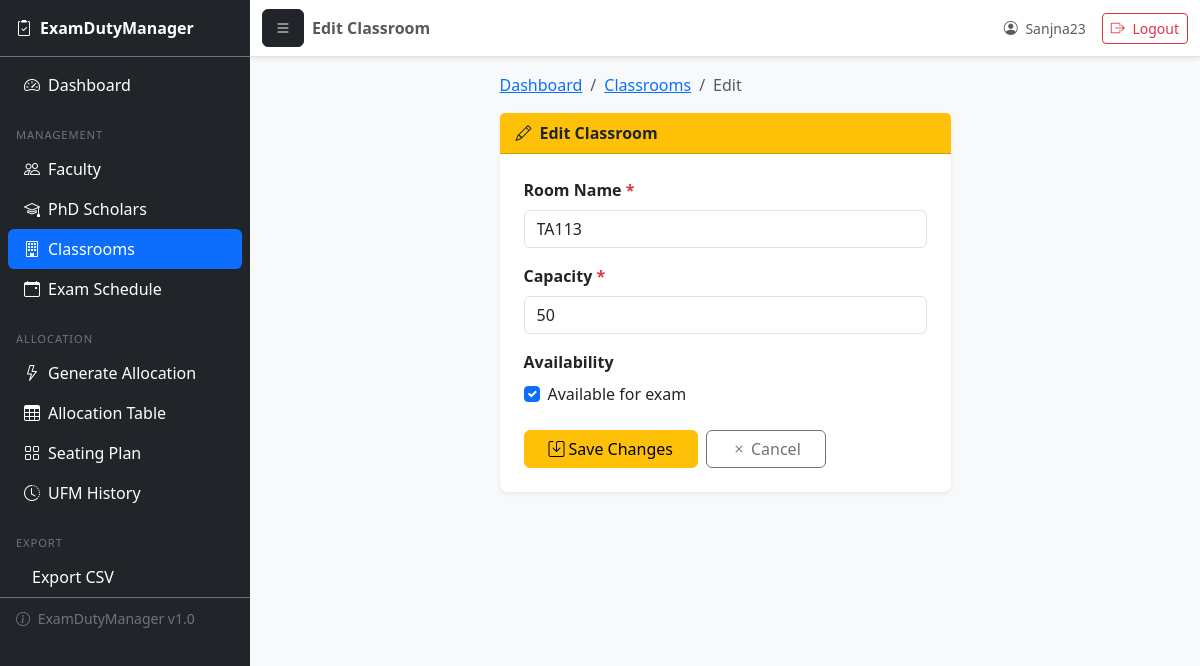
The page /classrooms/1/edit/ (signed in) on the database its author committed.
### allocation/models.py (models this page shows, shortened)
class Classroom(models.Model):
    name = models.CharField(max_length=50, unique=True)
    capacity = models.PositiveIntegerField(
        validators=[MinValueValidator(1)]
    )
    is_available = models.BooleanField(default=True)
    class Meta:
        verbose_name = "Classroom"
        verbose_name_plural = "Classrooms"
        ordering = ["name"]

### allocation/views.py (the view)
# urls.py: path("classrooms/<int:pk>/edit/",  views.classroom_edit,        name="classroom_edit"),
@login_required(login_url="/login/")
def classroom_edit(request, pk):
    classroom = get_object_or_404(Classroom, pk=pk)
    if request.method == "POST":
        form = ClassroomForm(request.POST, instance=classroom)
        if form.is_valid():
            form.save()
            messages.success(request, "Classroom updated successfully.")
            return redirect("allocation:classroom_list")
    else:
        form = ClassroomForm(instance=classroom)
    return render(request, "allocation/classroom_form.html", {
        "form":  form,
        "title": "Edit Classroom",
    })

### allocation/forms.py
class ClassroomForm(forms.ModelForm):
    class Meta:
        model  = Classroom
        fields = ["name", "capacity", "is_available"]
        widgets = {
            "name":         forms.TextInput(attrs={"class": "form-control", "placeholder": "Room Name e.g. Room 101"}),
            "capacity":     forms.NumberInput(attrs={"class": "form-control", "min": 1}),
            "is_available": forms.CheckboxInput(attrs={"class": "form-check-input"}),
        }

### templates/allocation/classroom_form.html (shortened to what this page needs)
{% extends "base.html" %}
{% block page_title %}Edit Classroom{% endblock %}
{% block content %}
<div class="row justify-content-center">
    <div class="col-md-6">
        <nav aria-label="breadcrumb" class="mb-3">
            <ol class="breadcrumb">
                <li class="breadcrumb-item">
                    <a href="{% url 'allocation:dashboard' %}">Dashboard</a>
                </li>
                <li class="breadcrumb-item">
                    <a href="{% url 'allocation:classroom_list' %}">Classrooms</a>
                </li>
                <li class="breadcrumb-item active">Edit</li>
            </ol>
        </nav>
        <div class="card border-0 shadow-sm">
            <div class="card-header bg-warning text-dark fw-semibold">
                <i class="bi bi-pencil me-2"></i>{{ title }}
            </div>
            <div class="card-body p-4">
                <form method="post" novalidate>
                    <div class="mb-3">
                        <label class="form-label fw-semibold">
                            Room Name <span class="text-danger">*</span>
                        </label>
                        {{ form.name }}
                    </div>
                    <div class="mb-3">
                        <label class="form-label fw-semibold">
                            Capacity <span class="text-danger">*</span>
                        </label>
                        {{ form.capacity }}
                    </div>
                    <div class="mb-3">
                        <label class="form-label fw-semibold">Availability</label>
                        <div class="form-check">
                            {{ form.is_available }}
                            <label class="form-check-label">Available for exam</label>
                        </div>
                    </div>
                    <div class="d-flex gap-2 mt-4">
                        <button type="submit" class="btn btn-warning px-4">
                            <i class="bi bi-save me-1"></i>Save Changes
                        </button>
                        <a href="{% url 'allocation:classroom_list' %}"
                           class="btn btn-outline-secondary px-4">
                            <i class="bi bi-x me-1"></i>Cancel
                        </a>
                    </div>
                </form>
            </div>
        </div>
    </div>
</div>
{% endblock %}

### templates/base.html (shortened to what this page needs)
{% load static %}
<!DOCTYPE html>
<html lang="en">
<head>
    <link href="https://cdn.jsdelivr.net/npm/bootstrap@5.3.3/dist/css/bootstrap.min.css" rel="stylesheet">
    <link rel="stylesheet" href="https://cdn.jsdelivr.net/npm/bootstrap-icons@1.11.0/font/bootstrap-icons.css">
    <link rel="stylesheet" href="{% static 'css/styles.css' %}">
</head>
<body>
<div class="d-flex min-vh-100 bg-light">
    <nav class="sidebar bg-dark text-white" id="sidebar">
        <div class="sidebar-header px-3 py-3 border-bottom border-secondary d-flex align-items-center justify-content-between">
            <a href="{% if request.user.is_superuser %}{% url 'allocation:dashboard' %}
                     {% elif request.user.faculty %}{% url 'allocation:faculty_timetable' %}
                     {% elif request.user.phdscholar %}{% url 'allocation:phd_timetable' %}
                     {% else %}{% url 'allocation:login' %}{% endif %}"
               class="navbar-brand text-white fw-bold mb-0">
                <i class="bi bi-clipboard2-check me-2"></i>ExamDutyManager
            </a>
        </div>
        <div class="sidebar-body pt-2">
            <ul class="nav nav-pills flex-column mb-auto px-2">
                {% if request.user.is_superuser %}
                    <li class="nav-item">
                        <a class="nav-link text-white
                            {% if request.resolver_match.url_name == 'dashboard' %}active{% endif %}"
                           href="{% url 'allocation:dashboard' %}">
                            <i class="bi bi-speedometer2 me-2"></i>Dashboard
                        </a>
                    </li>
                    <li class="mt-2"><hr class="dropdown-divider border-secondary my-1"></li>
                    <li class="px-2 mb-1">
                        <span class="text-secondary sidebar-label">MANAGEMENT</span>
                    </li>
                    <li class="nav-item">
                        <a class="nav-link text-white
                            {% if request.resolver_match.url_name in 'faculty_list,faculty_edit,faculty_delete' %}active{% endif %}"
                           href="{% url 'allocation:faculty_list' %}">
                            <i class="bi bi-people me-2"></i>Faculty
                        </a>
                    </li>
                    <li class="nav-item">
                        <a class="nav-link text-white
                            {% if request.resolver_match.url_name in 'phd_list,phd_edit,phd_delete' %}active{% endif %}"
                           href="{% url 'allocation:phd_list' %}">
                            <i class="bi bi-mortarboard me-2"></i>PhD Scholars
                        </a>
                    </li>
                    <li class="nav-item">
                        <a class="nav-link text-white
                            {% if request.resolver_match.url_name in 'classroom_list,classroom_edit,classroom_delete' %}active{% endif %}"
                           href="{% url 'allocation:classroom_list' %}">
                            <i class="bi bi-building me-2"></i>Classrooms
                        </a>
                    </li>
                    <li class="nav-item">
                        <a class="nav-link text-white
                            {% if request.resolver_match.url_name in 'exam_list,exam_edit,exam_delete' %}active{% endif %}"
                           href="{% url 'allocation:exam_list' %}">
                            <i class="bi bi-calendar-event me-2"></i>Exam Schedule
                        </a>
                    </li>
                    <li class="mt-2"><hr class="dropdown-divider border-secondary my-1"></li>
                    <li class="px-2 mb-1">
                        <span class="text-secondary sidebar-label">ALLOCATION</span>
                    </li>
                    <li class="nav-item">
                        <a class="nav-link text-white
                            {% if request.resolver_match.url_name == 'run_allocation' %}active{% endif %}"
                           href="{% url 'allocation:run_allocation' %}">
                            <i class="bi bi-lightning me-2"></i>Generate Allocation
                        </a>
                    </li>
                    <li class="nav-item">
                        <a class="nav-link text-white
                            {% if request.resolver_match.url_name == 'allocation_table' %}active{% endif %}"
                           href="{% url 'allocation:allocation_table' %}">
                            <i class="bi bi-table me-2"></i>Allocation Table
                        </a>
                    </li>
                    <li class="nav-item">
                        <a class="nav-link text-white
                            {% if request.resolver_match.url_name == 'seating_plan' %}active{% endif %}"
                           href="{% url 'allocation:seating_plan' %}">
                            <i class="bi bi-grid me-2"></i>Seating Plan
                        </a>
                    </li>
                    <li class="nav-item">
                        <a class="nav-link text-white
                            {% if request.resolver_match.url_name == 'ufm_history' %}active{% endif %}"
                           href="{% url 'allocation:ufm_history' %}">
                            <i class="bi bi-clock-history me-2"></i>UFM History
                        </a>
                    </li>
                    <li class="mt-2"><hr class="dropdown-divider border-secondary my-1"></li>
                    <li class="px-2 mb-1">
                        <span class="text-secondary sidebar-label">EXPORT</span>
                    </li>
                    <li class="nav-item">
                        <a class="nav-link text-white"
                           href="{% url 'allocation:export_allocations_csv' %}">
                            Export CSV
                        </a>
                    </li>
                {% endif %}
            </ul>
        </div>
        <div class="px-3 py-2 mt-auto border-top border-secondary">
            <small class="text-secondary">
                <i class="bi bi-info-circle me-1"></i>
                ExamDutyManager v1.0
            </small>
        </div>
    </nav>
    <main class="main-content overflow-auto" id="mainContent">
        <nav class="navbar navbar-expand-lg navbar-light bg-white border-bottom shadow-sm sticky-top">
            <div class="container-fluid">
                <button class="btn btn-dark me-2" id="sidebarToggle">
                    <i class="bi bi-list"></i>
                </button>
                <span class="navbar-text fw-semibold">
                    {% block page_title %}ExamDutyManager Admin{% endblock %}
                </span>
                <div class="d-flex align-items-center gap-3 ms-auto">
                    <span class="text-muted small d-none d-md-inline">
                        <i class="bi bi-person-circle me-1"></i>
                        {{ request.user.get_full_name|default:request.user.username }}
                    </span>
                    <a href="{% url 'allocation:logout' %}" class="btn btn-sm btn-outline-danger">
                        <i class="bi bi-box-arrow-right me-1"></i>
                        <span class="d-none d-md-inline">Logout</span>
                    </a>
                </div>
            </div>
        </nav>
        <div class="container-fluid py-3">
            {% block content %}{% endblock %}
        </div>
    </main>
</div>
</body>
</html>

### static/css/styles.css (style rules this page uses)
body { background-color: #f8f9fa; }
.sidebar { width: 240px; min-height: 100vh; }
.navbar-brand { font-weight: 600; }
.card { border-radius: 0.5rem; }

### templates/base.html (style rules this page uses)
.sidebar { width: 250px; min-height: 100vh; flex-shrink: 0; transition: left 0.3s ease; }
.sidebar .nav-link.active { background-color: #0d6efd !important; border-radius: 6px; }
.sidebar-label { font-size: 0.70rem; letter-spacing: 0.08em; }
.main-content { min-width: 0; flex: 1; }

### rows shown on the page
Classroom: name "TA113", capacity "50", is_available "☑"

### other values the page prints
{{ request.user.get_full_name|default:request.user.username }} "Sanjna23"
{{ title }} "Edit Classroom"
